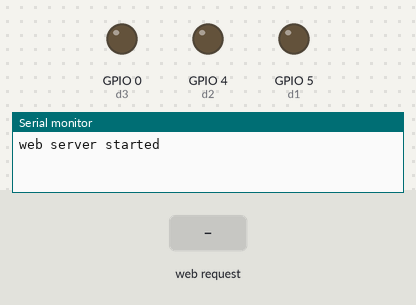
The sketch below on a simulated ESP8266 (NodeMCU). Parts: output pins drawn as LEDs (lit = HIGH), the last lines printed to the serial monitor. The test bench sets the inputs (shaded band). Pins used as bus, display or sensor lines are not drawn.

Above: at 1.3 s.
1.4 s: HTTP request GET /front received
At 2.1 s:
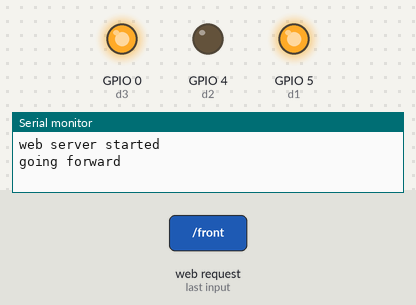
2.9 s: HTTP request GET /reverse received
At 3.2 s:
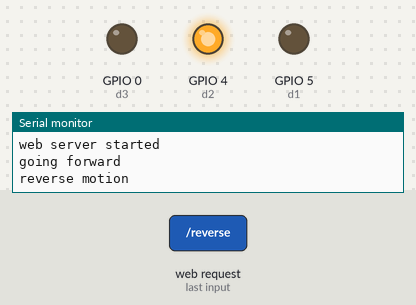
4.4 s: HTTP request GET /right received
At 5.6 s:
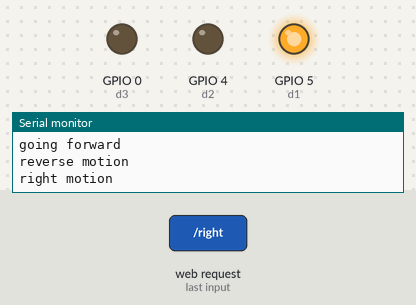
5.9 s: HTTP request GET /left received
At 6.7 s:
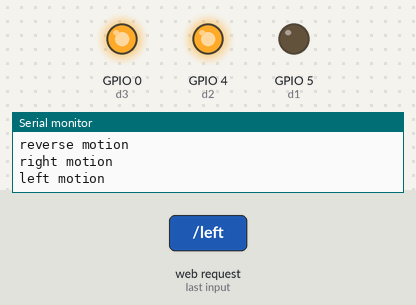
Timing chart, 0 to 8.4 s (numbered marks = the images above; inputs shaded):
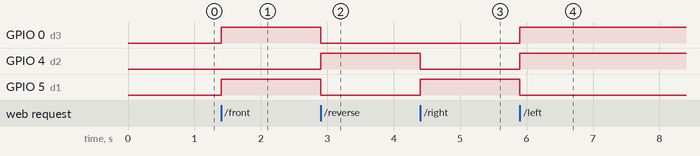

The sketch:

shalom-kirio-project.ino
```cpp
String sendText = "<!DOCTYPE html>\n\n"
                  "<html lang=\"en\">\n\n"
                  "<head>\n\n"
                  "<meta charset=\"UTF-8\">\n\n"
                  "<meta http-equiv=\"X-UA-Compatible\" content=\"IE=edge\">\n\n"
                  "<meta name=\"viewport\" content=\"width=device-width, initial-scale=1.0\">\n\n"
                  "<title>\n\nMotor | Controller\n</title>\n\n"
                  "<style>\n"
                  "*{\n"
                  "box-sizing: border-box;\n"
                  "padding:0px;\n"
                  "margin:0px;\n"
                  "    }\n"
                  "    body{\n"
                  "font-family: Verdana, Geneva, Tahoma, sans-serif;\n"
                  " }\n"
                  ".main-container{\n"
                  "min-height: 100vh;\n"
                  "width:100%;\n"
                  "padding: 30px 15px 15px 15px;\n"
                  "background-color: rgb(36, 105, 215);\n"
                  "color:rgb(245, 241, 241);\n"
                  "position: relative;\n"
                  "}\n"
                  ".main-header{\n"
                  "text-align: center;\n"
                  "margin:auto;\n"
                  "}\n"
                  ".header-content{\n"
                  "background-color: black;\n"
                  "padding:10px 20px;\n"
                  "border-radius: 5px;\n"
                  "box-shadow: 0px 1px 5px rgba(52, 51, 51, 0.7);\n"
                  "color:rgb(218, 208, 208);\n"
                  "}\n"
                  ".control-container{\n"
                  "user-select: none;\n"
                  "height:300px;\n"
                  "width:300px;\n"
                  "border-radius: 50%;\n"
                  "display:flex;\n"
                  "justify-content: center;\n"
                  "align-items: center;\n"
                  "position:absolute;\n"
                  "top:50%;\n"
                  "left: 50%;\n"
                  "transform: translate(-50%, -50%);\n"
                  "}\n"
                  ".control-box{\n"
                  "height:inherit;\n"
                  "width:inherit;\n"
                  "position:relative;\n"
                  "}\n"
                  "#up-btn{\n"
                  "position:absolute;\n"
                  "top: -80px;\n"
                  "height:55px;\n"
                  "width:70px;\n"
                  "left:50%;\n"
                  "display:flex;\n"
                  "background-color: rgb(21, 115, 197);\n"
                  "justify-content: center;\n"
                  "align-items: center;\n"
                  "transform: translateX(-50%);\n"
                  "border: 1px solid #ece5e5;\n"
                  "color: #e6dfdf;\n"
                  "padding:5px;\n"
                  "border-radius: 50% 50% 5px 5px;\n"
                  "font-size:13px;\n"
                  "font-weight:700;\n"
                  "transition: 0.3s;\n"
                  "cursor: pointer;\n"
                  "outline:none;\n"
                  "}\n"
                  "#reverse-btn{\n"
                  "position:absolute;\n"
                  "bottom: -80px;\n"
                  "height:55px;\n"
                  "width:70px;\n"
                  "left:50%;\n"
                  "display:flex;\n"
                  "background-color: rgb(21, 115, 197);\n"
                  "justify-content: center;\n"
                  "align-items: center;\n"
                  "transform: translateX(-50%);\n"
                  "border: 1px solid #ece5e5;\n"
                  "color: #e6dfdf;\n"
                  "padding:5px;\n"
                  "border-radius: 5px 5px 50% 50% ;\n"
                  "font-size:13px;\n"
                  "font-weight:700;\n"
                  "transition: 0.3s;\n"
                  "cursor: pointer;\n"
                  "outline:none;\n"
                  "}\n"
                  "#right-btn{\n"
                  "position:absolute;\n"
                  "top:calc(50% - 30px);\n"
                  "right:-85px;\n"
                  "transform: rotate(90deg);\n"
                  "height:55px;\n"
                  "width:70px;\n"
                  "display:flex;\n"
                  "background-color: rgb(21, 115, 197);\n"
                  "justify-content: center;\n"
                  "align-items: center;\n"
                  "border: 1px solid #ece5e5;\n"
                  "color: #e6dfdf;\n"
                  "padding:5px;\n"
                  "border-radius: 50% 50% 5px 5px ;\n"
                  "font-size:13px;\n"
                  "font-weight:700;\n"
                  "transition: 0.3s;\n"
                  "cursor: pointer;\n"
                  "outline:none;\n"
                  "}\n"
                  "#left-btn{\n"
                  "position:absolute;\n"
                  "top:calc(50% - 30px);\n"
                  "left:-85px;\n"
                  "transform: rotate(-90deg);\n"
                  "height:55px;\n"
                  "width:70px;\n"
                  "display:flex;\n"
                  "background-color: rgb(21, 115, 197);\n"
                  "justify-content: center;\n"
                  "align-items: center;\n"
                  "border: 1px solid #ece5e5;\n"
                  "color: #e6dfdf;\n"
                  "padding:5px;\n"
                  "border-radius: 50% 50% 5px 5px ;\n"
                  "font-size:13px;\n"
                  "font-weight:700;\n"
                  "transition: 0.3s;\n"
                  "cursor: pointer;\n"
                  "outline:none;\n"
                  "}\n"
                  "#stop-btn{\n"
                  "top:50% ;\n"
                  "right:50%;\n"
                  "height:100%;\n"
                  "width:100%;\n"
                  "display:flex;\n"
                  "background-color: rgb(21, 115, 197);\n"
                  "justify-content: center;\n"
                  "align-items: center;\n"
                  "border: 1px solid #ece5e5;\n"
                  "color: #e6dfdf;\n"
                  "padding:5px;\n"
                  "border-radius: 50%  ;\n"
                  "font-size:13px"
                  "font - weight: 700; "
                  "transition: 0.3s; "
                  "cursor: pointer; "
                  "outline: none; "
                  "}\n"
                  "footer{\n"
                  "position:fixed;\n"
                  "bottom: 0px;\n"
                  "left: 0px;\n"
                  "width:100vw;\n"
                  "background-color:#000;\n"
                  "padding: 10px;\n"
                  "text-align: center;\n"
                  "color: #fff;\n"
                  "}\n"
                  "#stop-btn:hover, #up-btn:hover, #reverse-btn:hover, #right-btn:hover, #left-btn:hover{\n"
                  "background-color: rgb(7, 101, 183) ;\n"
                  "}\n"
                  "#stop-btn:active, #up-btn:active, #reverse-btn:active, #right-btn:active, #left-btn:active{\n"
                  "outline: none;\n"
                  "}\n"
                  "@media screen and (max-width: 470px) {\n"
                  ".control-container{\n"
                  "height: 150px;\n "
                  "width: 150px;\n "
                  "}\n"
                  "#up-btn{\n"
                  "top: -65px;\n"
                  "}\n"
                  "#reverse-btn{\n"
                  "bottom: -65px;\n"
                  "}\n"
                  "#right-btn{\n"
                  "right: -75px;\n"
                  "}\n"
                  "#left-btn{\n"
                  "left: -75px;\n"
                  "}\n"
                  "}\n"
                  " </style >\n "
                  " </head >\n "
                  "<body>\n"
                  " <main class = \"main-container\">\n"
                  "<h3 class=\"main-header\">\n"
                  "<span class=\"header-content\">\n motor controller \n</span>\n"
                  "\n</h3>\n"
                  "<div class=\"control-container\">\n"
                  "<div class=\"control-box\">\n"
                  "<div id=\"up-btn\">\n"
                  "forward"
                  "\n</div>\n"
                  "<div id=\"reverse-btn\">\n"
                  "reverse"
                  "\n</div>\n"
                  "<div id=\"right-btn\">\n"
                  "right"
                  "\n</div>\n"
                  "<div id=\"left-btn\">\n"
                  "left"
                  "\n</div>\n"
                  "<div id=\"stop-btn\">\n"
                  "stop"
                  "\n</div>\n"
                  "\n</div>\n"
                  "\n</div>\n"
                  "<footer> copyright &copy; <span id=\"date\"></span> kirio</footer>"
                  "\n</main>\n"
                  "<script>\n"
                  "const date = new Date()\n"
                  "const year = date.getFullYear()\n"
                  "document.getElementById(\"date\").innerHTML = year;\n"
                  "const front = document.getElementById(\"up-btn\");\n"
                  "const reverse = document.getElementById(\"reverse-btn\");\n"
                  "const right = document.getElementById(\"right-btn\");\n"
                  "const left = document.getElementById(\"left-btn\");\n"
                  "const stopBtn = document.getElementById(\"stop-btn\");\n"
                  "const intervalDelay = 50;\n"
                  "// set event for forward movement of the motor\n\n"
                  "front.addEventListener(\"mousedown\", frontMotion);\n"
                  "front.addEventListener(\"mouseup\", stopFrontMotion);\n"
                  //events forward movements on touch screen device
                  "front.addEventListener(\"touchstart\", frontMotion);\n"
                  "front.addEventListener(\"touchend\", stopFrontMotion);\n"

                  "// set event for for reverse movement of the motor\n\n"
                  "reverse.addEventListener(\"mousedown\", reverseMotion);\n"
                  "reverse.addEventListener(\"mouseup\", stopReverseMotion);\n"
                  //event reverse for touch screen device
                  "reverse.addEventListener(\"touchstart\", reverseMotion);\n"
                  "reverse.addEventListener(\"touchend\", stopReverseMotion);\n"

                  "// set event for right movement of the motor\n\n"
                  "right.addEventListener(\"mousedown\", rightMotion);\n"
                  "right.addEventListener(\"mouseup\", stopRightMotion);\n"
                  // set event for right motion on touch screen device
                  "right.addEventListener(\"touchstart\", rightMotion);\n"
                  "right.addEventListener(\"touchend\", stopRightMotion);\n"

                  "// set event for left movement of the motor\n\n"
                  "left.addEventListener(\"mousedown\", leftMotion);\n"
                  "left.addEventListener(\"mouseup\", stopLeftMotion);\n\n"
                  // set event for left motion on touch screen device
                  "left.addEventListener(\"touchstart\", leftMotion);\n"
                  "left.addEventListener(\"touchend\", stopLeftMotion);\n\n"

                  "// set event for forward movement of the motor\n\n"
                  "stopBtn.addEventListener(\"mousedown\", stopMotion);\n"
                  "stopBtn.addEventListener(\"touchstart\", stopMotion);\n"
                  "// front movement actions of motor...\n"
                  "function frontMotion(){\n"
                  "console.log(\"front motion\");\n"
                  "const xhr = new XMLHttpRequest();\n"
                  "xhr.open(\"GET\", \"/front\", true)\n"
                  "xhr.send();\n"
                  "}\n"
                  "function stopFrontMotion(){\n"
                  "console.log(\"halt front motion\")\n;"
                  "const xhr = new XMLHttpRequest();"
                  "xhr.open(\"GET\",\"/halt\", true)\n"
                  "xhr.send();\n"
                  "}\n\n"
                  "// reverse movement actions of motor\n"
                  "function reverseMotion(){\n"
                  "console.log(\"reverse motion\");\n"
                  "const xhr = new XMLHttpRequest();"
                  "xhr.open(\"GET\", \"/reverse\", true)\n"
                  "xhr.send();"
                  "}\n"
                  "function stopReverseMotion(){\n"
                  "console.log(\"halt reverse motion\");\n"
                  "const xhr = new XMLHttpRequest();"
                  "xhr.open(\"GET\", \"/halt\", true)\n"
                  "xhr.send();"
                  "}\n\n"
                  "// right movement actions of motor\n"
                  "function rightMotion(){\n"
                  "console.log(\"right motion\");\n"
                  "const xhr = new XMLHttpRequest();"
                  "xhr.open(\"GET\", \"/right\", true)\n"
                  "xhr.send();"
                  "}\n"
                  "function stopRightMotion(){\n"
                  //"clearInterval(rightAction);\n"
                  "console.log(\"halt right motion\");\n"
                  "const xhr = new XMLHttpRequest();"
                  "xhr.open(\"GET\", \"/halt\", true)\n"
                  "xhr.send();"
                  "}\n\n"
                  "// left movement actions of motor\n"
                  "function leftMotion(){\n"
                  "console.log(\"left motion\");\n"
                  "const xhr = new XMLHttpRequest();"
                  "xhr.open(\"GET\", \"/left\", true)\n"
                  "xhr.send();"
                  "}\n"
                  "function stopLeftMotion(){\n"
                  "console.log(\"halt left motion\");\n"
                  "const xhr = new XMLHttpRequest();"
                  "xhr.open(\"GET\", \"/halt\", true)\n"
                  "xhr.send();"
                  "}\n\n"
                  "// stop movement actions of motor\n"
                  "function stopMotion(){\n"
                  "console.log(\"stop movements\");\n"
                  "const xhr = new XMLHttpRequest();"
                  "xhr.open(\"GET\", \"/stop\", true)\n"
                  "xhr.send();"
                  "}\n"
                  "\n</script>\n"
                  "\n</body>\n"
                  "\n</html>\n";


// add libraries to sketch.
#include <ESP8266WiFi.h>\n
#include<ESP8266WebServer.h>\n
// setting our ip adress for local,subnet and geteway:
IPAddress local_ip(192, 168, 10, 10);
IPAddress gateway(192, 168, 1, 1);
IPAddress subnet(255, 255, 255, 0);
// instantiating an esp8266webserver object with the value of 80:
ESP8266WebServer server(80);

// setting our wifi name and password:
#define ssid "Motor Controller"
#define passcode "123456789"
/*
    declaring pin-out on nodemcu for the ultrasonic sensor and the pump and the pump_pin status:
*/
const int d0 = 16;
const int d1 = 5;
const int d2 = 4;
const int d3 = 0;
const int d4 = 2;
const int d5 = 14;
const int d6 = 12;
const int d7 = 13;
const int d8 = 15;
const int sd2 = 9;
const int sd3 = 10;

const int in1 = d1;
const int in2 = d2;
const int in3 = d3;
const int in4 = d4;


void setup() { // put your code here to run once:
  Serial.begin(115200);
  WiFi.softAP(ssid, passcode);
  WiFi.softAPConfig(local_ip, gateway, subnet);
  delay(100);
  pinMode(in1, OUTPUT);
  pinMode(in2, OUTPUT);
  pinMode(in3, OUTPUT);
  pinMode(in4, OUTPUT);
  digitalWrite(in1, LOW);
  digitalWrite(in2, LOW);
  digitalWrite(in3, LOW);
  digitalWrite(in4, LOW);
  Serial.println("web server started");
//  Serial.println(sendText);
  //show landing page(controller page)...
  server.on("/", onConnect);

  // action call for front motion of the motor
  server.on("/front", frontMotion);

  // action call for reverse of the motor
  server.on("/reverse", reverseMotion);

  // action call for right turn of th motor
  server.on("/right", rightMotion);

  // action call for left turn of the motor
  server.on("/left", leftMotion);

  // action call to stop motor motion
  server.on("/halt", haltMotion);

  // action call to halt all movement of the motor
  server.on("/stop", stopMotion);

  // handle not found
  server.onNotFound(handle_notfound);

  // start listening to request
  server.begin();
}

// show lading page (handle on connect)...
void onConnect() {
  server.send(200, "text/html", sendText);
  Serial.println("home page rendered");
}

// front motion
void frontMotion(){
  Serial.println("going forward");
  digitalWrite(in1, HIGH); // right wheel forward motion
  digitalWrite(in2, LOW); // right whell reverse motion
  digitalWrite(in3, HIGH); // left wheel forward motion
  digitalWrite(in4, LOW); // left wheel reverse motion
  server.send(200, "text/plain", "going forward");
}

// reverse motion
void reverseMotion(){
  digitalWrite(in1, LOW); // right wheel forward motion
  digitalWrite(in2, HIGH); // right whell reverse motion
  digitalWrite(in3, LOW); // left wheel forward motion
  digitalWrite(in4, HIGH); // left wheel reverse motion
  Serial.println("reverse motion");
  server.send(200, "text/plain", "reverse motion");
}

// right miotion
void rightMotion(){
  Serial.println("right motion");
  digitalWrite(in1, HIGH); // right wheel forward motion
  digitalWrite(in3, LOW); // right whell reverse motion
  digitalWrite(in2, LOW); // left wheel forward motion
  digitalWrite(in4, HIGH); // left wheel reverse motion
  server.send(200, "text/plain", "forward motion");
}

// left motion
void leftMotion(){
  Serial.println("left motion");
  digitalWrite(in1, LOW); // right wheel forward motion
  digitalWrite(in3, HIGH); // right whell reverse motion
  digitalWrite(in2, HIGH); // left wheel forward motion
  digitalWrite(in4, LOW); // left wheel reverse motion
  server.send(200, "text/plain", "left motion");
}

// halt motion
void haltMotion(){
  digitalWrite(in1, LOW); // right wheel forward motion
  digitalWrite(in3, LOW); // right whell reverse motion
  digitalWrite(in2, LOW); // left wheel forward motion
  digitalWrite(in4, LOW); // left wheel reverse motion
  Serial.println("halt motion");
  server.send(200, "text/plain", "halt motion");
}

// stop motion
void stopMotion(){
  Serial.println("stop motion");
  digitalWrite(in1, LOW); // right wheel forward motion
  digitalWrite(in3, LOW); // right whell reverse motion
  digitalWrite(in2, LOW); // left wheel forward motion
  digitalWrite(in4, LOW); // left wheel reverse motion
  server.send(200, "text/plain", "stop motion");
}


// not found page.
void handle_notfound() {
  Serial.println("invalid request: ");
  server.send(404, "text/html", "<h1 style=\"color:red; text-align:center; \">\nweb page not available\n</h1>\n");
  Serial.println("not found");
}
void loop() { // put your code here to run repeatedly:
  server.handleClient();
}
```

Measured:
- after the input at 1.4 s, GPIO 0 (d3), GPIO 5 (d1): LOW → HIGH at once
- after the input at 2.9 s, GPIO 0 (d3), GPIO 5 (d1): HIGH → LOW at once; GPIO 4 (d2): LOW → HIGH at once
- after the input at 4.4 s, GPIO 4 (d2): HIGH → LOW at once; GPIO 5 (d1): LOW → HIGH at once
- after the input at 5.9 s, GPIO 0 (d3), GPIO 4 (d2): LOW → HIGH at once; GPIO 5 (d1): HIGH → LOW at once
